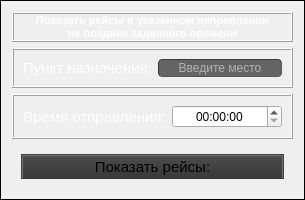
         <widget class="QFrame" name="frame_14">
          <property name="frameShape">
           <enum>QFrame::Panel</enum>
          </property>
          <property name="frameShadow">
           <enum>QFrame::Plain</enum>
          </property>
          <property name="lineWidth">
           <number>1</number>
          </property>
          <layout class="QVBoxLayout" name="verticalLayout_6">
           <item>
            <widget class="QLabel" name="informationLabel_3">
             <property name="font">
              <font>
               <family>Microsoft Sans Serif</family>
               <pointsize>8</pointsize>
               <weight>75</weight>
               <bold>true</bold>
              </font>
             </property>
             <property name="statusTip">
              <string notr="true"/>
             </property>
             <property name="styleSheet">
              <string notr="true">color:rgb(255,255,255);</string>
             </property>
             <property name="frameShape">
              <enum>QFrame::Box</enum>
             </property>
             <property name="frameShadow">
              <enum>QFrame::Raised</enum>
             </property>
             <property name="text">
              <string>Показать рейсы в указанном направлении 
не позднее заданного времени</string>
             </property>
             <property name="alignment">
              <set>Qt::AlignCenter</set>
             </property>
            </widget>
           </item>
           <item>
            <widget class="QFrame" name="frame_11">
             <property name="frameShape">
              <enum>QFrame::Box</enum>
             </property>
             <property name="frameShadow">
              <enum>QFrame::Raised</enum>
             </property>
             <layout class="QHBoxLayout" name="horizontalLayout_14">
              <item>
               <layout class="QHBoxLayout" name="horizontalLayout_11">
                <item>
                 <widget class="QLabel" name="label_4">
                  <property name="sizePolicy">
                   <sizepolicy hsizetype="Preferred" vsizetype="Preferred">
                    <horstretch>0</horstretch>
                    <verstretch>0</verstretch>
                   </sizepolicy>
                  </property>
                  <property name="font">
                   <font>
                    <family>Microsoft Sans Serif</family>
                    <pointsize>11</pointsize>
                   </font>
                  </property>
                  <property name="layoutDirection">
                   <enum>Qt::LeftToRight</enum>
                  </property>
                  <property name="styleSheet">
                   <string notr="true">color:rgb(255,255,255);</string>
                  </property>
                  <property name="frameShape">
                   <enum>QFrame::NoFrame</enum>
                  </property>
                  <property name="text">
                   <string>Пункт назначения:</string>
                  </property>
                  <property name="alignment">
                   <set>Qt::AlignCenter</set>
                  </property>
                 </widget>
                </item>
                <item>
                 <widget class="QLineEdit" name="searchDestinationLine">
                  <property name="sizePolicy">
                   <sizepolicy hsizetype="Preferred" vsizetype="Fixed">
                    <horstretch>0</horstretch>
                    <verstretch>0</verstretch>
                   </sizepolicy>
                  </property>
                  <property name="font">
                   <font>
                    <family>Microsoft Sans Serif</family>
                   </font>
                  </property>
                  <property name="styleSheet">
                   <string notr="true">	border-width: 1px; border-radius: 4px;
	border-color: rgb(58, 58, 58);
	border-style: inset;
	padding: 0 8px;
	color: rgb(255, 255, 255);
	background:rgb(100, 100, 100);
	selection-background-color: rgb(187, 187, 187);
	selection-color: rgb(60, 63, 65);
</string>
                  </property>
                  <property name="maxLength">
                   <number>25</number>
                  </property>
                  <property name="alignment">
                   <set>Qt::AlignCenter</set>
                  </property>
                  <property name="readOnly">
                   <bool>false</bool>
                  </property>
                  <property name="placeholderText">
                   <string>Введите место</string>
                  </property>
                 </widget>
                </item>
               </layout>
              </item>
             </layout>
            </widget>
           </item>
           <item>
            <widget class="QFrame" name="frame_12">
             <property name="frameShape">
              <enum>QFrame::Box</enum>
             </property>
             <property name="frameShadow">
              <enum>QFrame::Raised</enum>
             </property>
             <layout class="QVBoxLayout" name="verticalLayout_4">
              <item>
               <layout class="QHBoxLayout" name="horizontalLayout_12">
                <item>
                 <widget class="QLabel" name="timeLable_2">
                  <property name="font">
                   <font>
                    <family>Microsoft Sans Serif</family>
                    <pointsize>11</pointsize>
                    <weight>50</weight>
                    <bold>false</bold>
                    <stylestrategy>PreferAntialias</stylestrategy>
                   </font>
                  </property>
                  <property name="autoFillBackground">
                   <bool>false</bool>
                  </property>
                  <property name="styleSheet">
                   <string notr="true">color:rgb(255,255,255);</string>
                  </property>
                  <property name="frameShape">
                   <enum>QFrame::NoFrame</enum>
                  </property>
                  <property name="text">
                   <string>Время отправления:</string>
                  </property>
                  <property name="alignment">
                   <set>Qt::AlignCenter</set>
                  </property>
                 </widget>
                </item>
                <item>
                 <widget class="QTimeEdit" name="searchTimeLine">
                  <property name="alignment">
                   <set>Qt::AlignCenter</set>
                  </property>
                 </widget>
                </item>
               </layout>
              </item>
             </layout>
            </widget>
           </item>
           <item>
            <widget class="QFrame" name="frame_13">
             <property name="frameShape">
              <enum>QFrame::NoFrame</enum>
             </property>
             <property name="frameShadow">
              <enum>QFrame::Raised</enum>
             </property>
             <property name="lineWidth">
              <number>3</number>
             </property>
             <layout class="QHBoxLayout" name="horizontalLayout_13">
              <item>
               <widget class="QPushButton" name="seachTimeButton">
                <property name="enabled">
                 <bool>false</bool>
                </property>
                <property name="sizePolicy">
                 <sizepolicy hsizetype="Preferred" vsizetype="Fixed">
                  <horstretch>0</horstretch>
                  <verstretch>0</verstretch>
                 </sizepolicy>
                </property>
                <property name="font">
                 <font>
                  <family>Microsoft Sans Serif</family>
                  <pointsize>11</pointsize>
                 </font>
                </property>
                <property name="styleSheet">
                 <string notr="true">QPushButton{
	border-style: outset;
	border-width: 2px;
	border-top-color: qlineargradient(spread:pad, x1:0.5, y1:0.6, x2:0.5, y2:0.4, stop:0 rgba(115, 115, 115, 255), stop:1 rgba(62, 62, 62, 255));
	border-right-color: qlineargradient(spread:pad, x1:0.4, y1:0.5, x2:0.6, y2:0.5, stop:0 rgba(115, 115, 115, 255), stop:1 rgba(62, 62, 62, 255));
	border-left-color: qlineargradient(spread:pad, x1:0.6, y1:0.5, x2:0.4, y2:0.5, stop:0 rgba(115, 115, 115, 255), stop:1 rgba(62, 62, 62, 255));
	border-bottom-color: rgb(58, 58, 58);
	border-bottom-width: 1px;
	border-style: solid;
	color: rgb(255, 255, 255);
	padding: 2px;
	background-color: qlineargradient(spread:pad, x1:0.5, y1:1, x2:0.5, y2:0, stop:0 rgba(77, 77, 77, 255), stop:1 rgba(97, 97, 97, 255));
}
QPushButton:hover{
	border-style: outset;
	border-width: 2px;
	border-top-color: qlineargradient(spread:pad, x1:0.5, y1:0.6, x2:0.5, y2:0.4, stop:0 rgba(180, 180, 180, 255), stop:1 rgba(110, 110, 110, 255));
	border-right-color: qlineargradient(spread:pad, x1:0.4, y1:0.5, x2:0.6, y2:0.5, stop:0 rgba(180, 180, 180, 255), stop:1 rgba(110, 110, 110, 255));
	border-left-color: qlineargradient(spread:pad, x1:0.6, y1:0.5, x2:0.4, y2:0.5, stop:0 rgba(180, 180, 180, 255), stop:1 rgba(110, 110, 110, 255));
	border-bottom-color: rgb(115, 115, 115);
	border-bottom-width: 1px;
	border-style: solid;
	color: rgb(255, 255, 255);
	padding: 2px;
	background-color: qlineargradient(spread:pad, x1:0.5, y1:1, x2:0.5, y2:0, stop:0 rgba(107, 107, 107, 255), stop:1 rgba(157, 157, 157, 255));
}
QPushButton:pressed{
	border-style: outset;
	border-width: 2px;
	border-top-color: qlineargradient(spread:pad, x1:0.5, y1:0.6, x2:0.5, y2:0.4, stop:0 rgba(62, 62, 62, 255), stop:1 rgba(22, 22, 22, 255));
	border-right-color: qlineargradient(spread:pad, x1:0.4, y1:0.5, x2:0.6, y2:0.5, stop:0 rgba(115, 115, 115, 255), stop:1 rgba(62, 62, 62, 255));
	border-left-color: qlineargradient(spread:pad, x1:0.6, y1:0.5, x2:0.4, y2:0.5, stop:0 rgba(115, 115, 115, 255), stop:1 rgba(62, 62, 62, 255));
	border-bottom-color: rgb(58, 58, 58);
	border-bottom-width: 1px;
	border-style: solid;
	color: rgb(255, 255, 255);
	padding: 2px;
	background-color: qlineargradient(spread:pad, x1:0.5, y1:1, x2:0.5, y2:0, stop:0 rgba(77, 77, 77, 255), stop:1 rgba(97, 97, 97, 255));
}
QPushButton:disabled{
	border-style: outset;
	border-width: 2px;
	border-top-color: qlineargradient(spread:pad, x1:0.5, y1:0.6, x2:0.5, y2:0.4, stop:0 rgba(115, 115, 115, 255), stop:1 rgba(62, 62, 62, 255));
	border-right-color: qlineargradient(spread:pad, x1:0.4, y1:0.5, x2:0.6, y2:0.5, stop:0 rgba(115, 115, 115, 255), stop:1 rgba(62, 62, 62, 255));
	border-left-color: qlineargradient(spread:pad, x1:0.6, y1:0.5, x2:0.4, y2:0.5, stop:0 rgba(115, 115, 115, 255), stop:1 rgba(62, 62, 62, 255));
	border-bottom-color: rgb(58, 58, 58);
	border-bottom-width: 1px;
	border-style: solid;
	color: rgb(0, 0, 0);
	padding: 2px;
	background-color: qlineargradient(spread:pad, x1:0.5, y1:1, x2:0.5, y2:0, stop:0 rgba(57, 57, 57, 255), stop:1 rgba(77, 77, 77, 255));
}</string>
                </property>
                <property name="text">
                 <string>Показать рейсы:</string>
                </property>
               </widget>
              </item>
             </layout>
            </widget>
           </item>
          </layout>
         </widget>
